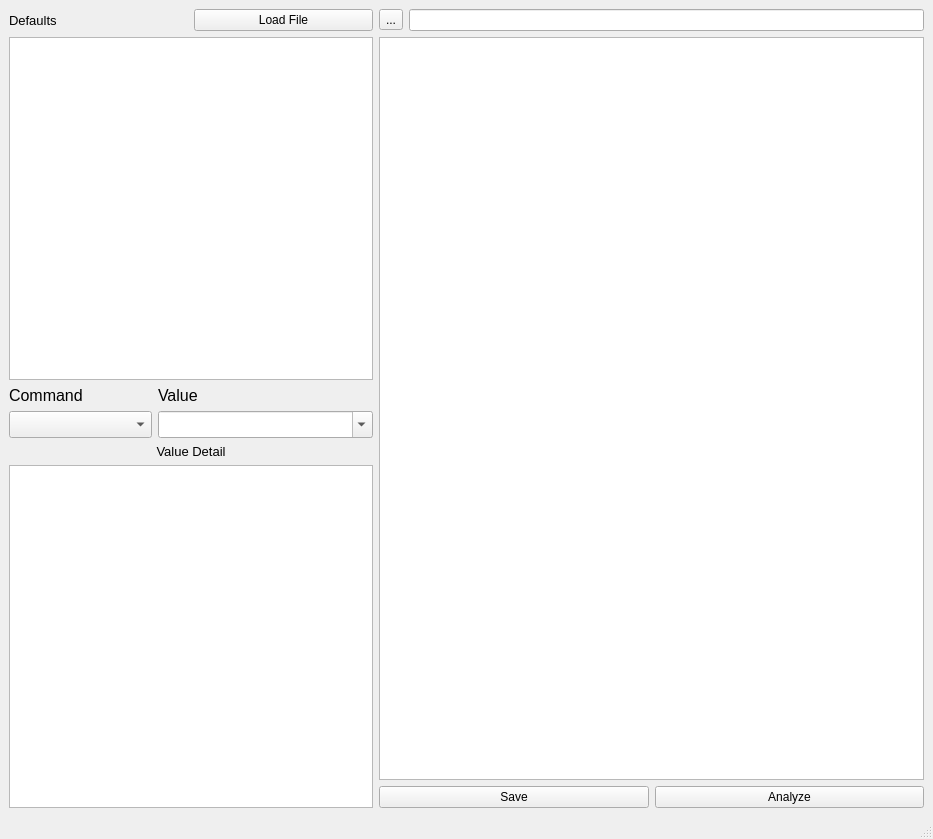
<?xml version="1.0" encoding="UTF-8"?>
<ui version="4.0">
 <class>MainWindow</class>
 <widget class="QMainWindow" name="MainWindow">
  <property name="geometry">
   <rect>
    <x>0</x>
    <y>0</y>
    <width>933</width>
    <height>839</height>
   </rect>
  </property>
  <property name="windowTitle">
   <string>MainWindow</string>
  </property>
  <widget class="QWidget" name="centralwidget">
   <layout class="QHBoxLayout" name="horizontalLayout" stretch="2,3">
    <item>
     <layout class="QVBoxLayout" name="commands_layout">
      <item>
       <layout class="QHBoxLayout" name="horizontalLayout_4">
        <item>
         <widget class="QLabel" name="label">
          <property name="font">
           <font>
            <pointsize>10</pointsize>
           </font>
          </property>
          <property name="text">
           <string>Defaults</string>
          </property>
         </widget>
        </item>
        <item>
         <widget class="QPushButton" name="load_file_button">
          <property name="text">
           <string>Load File</string>
          </property>
         </widget>
        </item>
       </layout>
      </item>
      <item>
       <widget class="QListWidget" name="defaults_list">
        <property name="font">
         <font>
          <pointsize>12</pointsize>
         </font>
        </property>
       </widget>
      </item>
      <item>
       <layout class="QGridLayout" name="command_val_layout" columnstretch="2,3">
        <item row="0" column="1">
         <widget class="QLabel" name="val_label">
          <property name="font">
           <font>
            <pointsize>12</pointsize>
           </font>
          </property>
          <property name="text">
           <string>Value</string>
          </property>
         </widget>
        </item>
        <item row="0" column="0">
         <widget class="QLabel" name="command_label">
          <property name="font">
           <font>
            <pointsize>12</pointsize>
           </font>
          </property>
          <property name="text">
           <string>Command</string>
          </property>
         </widget>
        </item>
        <item row="1" column="0">
         <widget class="QComboBox" name="command_cmbox">
          <property name="font">
           <font>
            <pointsize>12</pointsize>
           </font>
          </property>
         </widget>
        </item>
        <item row="1" column="1">
         <widget class="QComboBox" name="val_cmbox">
          <property name="font">
           <font>
            <pointsize>12</pointsize>
           </font>
          </property>
          <property name="editable">
           <bool>true</bool>
          </property>
         </widget>
        </item>
       </layout>
      </item>
      <item>
       <widget class="QLabel" name="val_comment_label">
        <property name="font">
         <font>
          <pointsize>10</pointsize>
         </font>
        </property>
        <property name="text">
         <string>Value Detail</string>
        </property>
        <property name="alignment">
         <set>Qt::AlignCenter</set>
        </property>
       </widget>
      </item>
      <item>
       <widget class="QTextBrowser" name="description">
        <property name="font">
         <font>
          <pointsize>10</pointsize>
         </font>
        </property>
       </widget>
      </item>
     </layout>
    </item>
    <item>
     <layout class="QVBoxLayout" name="text_file_layout">
      <item>
       <layout class="QHBoxLayout" name="filename_layout">
        <item>
         <widget class="QToolButton" name="folder_button">
          <property name="text">
           <string>...</string>
          </property>
         </widget>
        </item>
        <item>
         <widget class="QLineEdit" name="filename_lineedit"/>
        </item>
       </layout>
      </item>
      <item>
       <widget class="QPlainTextEdit" name="file_display">
        <property name="font">
         <font>
          <pointsize>10</pointsize>
         </font>
        </property>
        <property name="tabStopWidth">
         <number>20</number>
        </property>
       </widget>
      </item>
      <item>
       <layout class="QHBoxLayout" name="horizontalLayout_2">
        <item>
         <widget class="QPushButton" name="pushButton_2">
          <property name="text">
           <string>Save</string>
          </property>
         </widget>
        </item>
        <item>
         <widget class="QPushButton" name="pushButton_3">
          <property name="text">
           <string>Analyze</string>
          </property>
         </widget>
        </item>
       </layout>
      </item>
     </layout>
    </item>
   </layout>
  </widget>
  <widget class="QMenuBar" name="menubar">
   <property name="geometry">
    <rect>
     <x>0</x>
     <y>0</y>
     <width>933</width>
     <height>21</height>
    </rect>
   </property>
  </widget>
  <widget class="QStatusBar" name="statusbar"/>
 </widget>
 <resources/>
 <connections/>
</ui>
